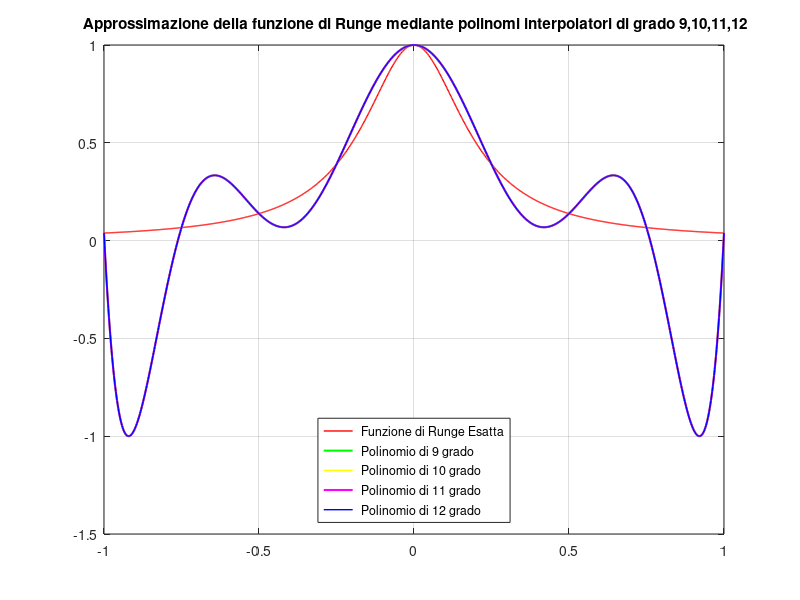

Here is the MATLAB script that generated this plot:

f = inline("1./(1+25*x.^2)");

x9 = linspace(-1,1,9);
x10 = linspace(-1,1,10);
x11 = linspace(-1,1,11);
x12 = linspace(-1,1,12);

y9 = f(x9);
y10 = f(x10);
y11 = f(x11);
y12 = f(x12);


c9 = polyfit(x9,y9,8);
c10 = polyfit(x9,y9,9);
c11 = polyfit(x9,y9,10);
c12 = polyfit(x9,y9,11);

xx = linspace(-1,1,1000);

y_ex = f(xx);
yp9 = polyval(c9,xx);
yp10 = polyval(c10,xx);
yp11 = polyval(c11,xx);
yp12 = polyval(c12,xx);

'linewidth',1,
plot(xx,y_ex,'linewidth',1,'r',xx,yp9,'linewidth',1.5,'g',xx,yp10,'linewidth',1,'y',xx,yp11,'linewidth',1.5,'m',xx,yp12,'linewidth',1,'b');
legend(" Funzione di Runge Esatta ", " Polinomio di 9 grado ", " Polinomio di 10 grado ", " Polinomio di 11 grado ", " Polinomio di 12 grado ","location","south");
grid on
title(" Approssimazione della funzione di Runge mediante polinomi interpolatori di grado 9,10,11,12");
%title("Andamento dei polinomi interpolanti la funzione di Runge al crescere del grado")
